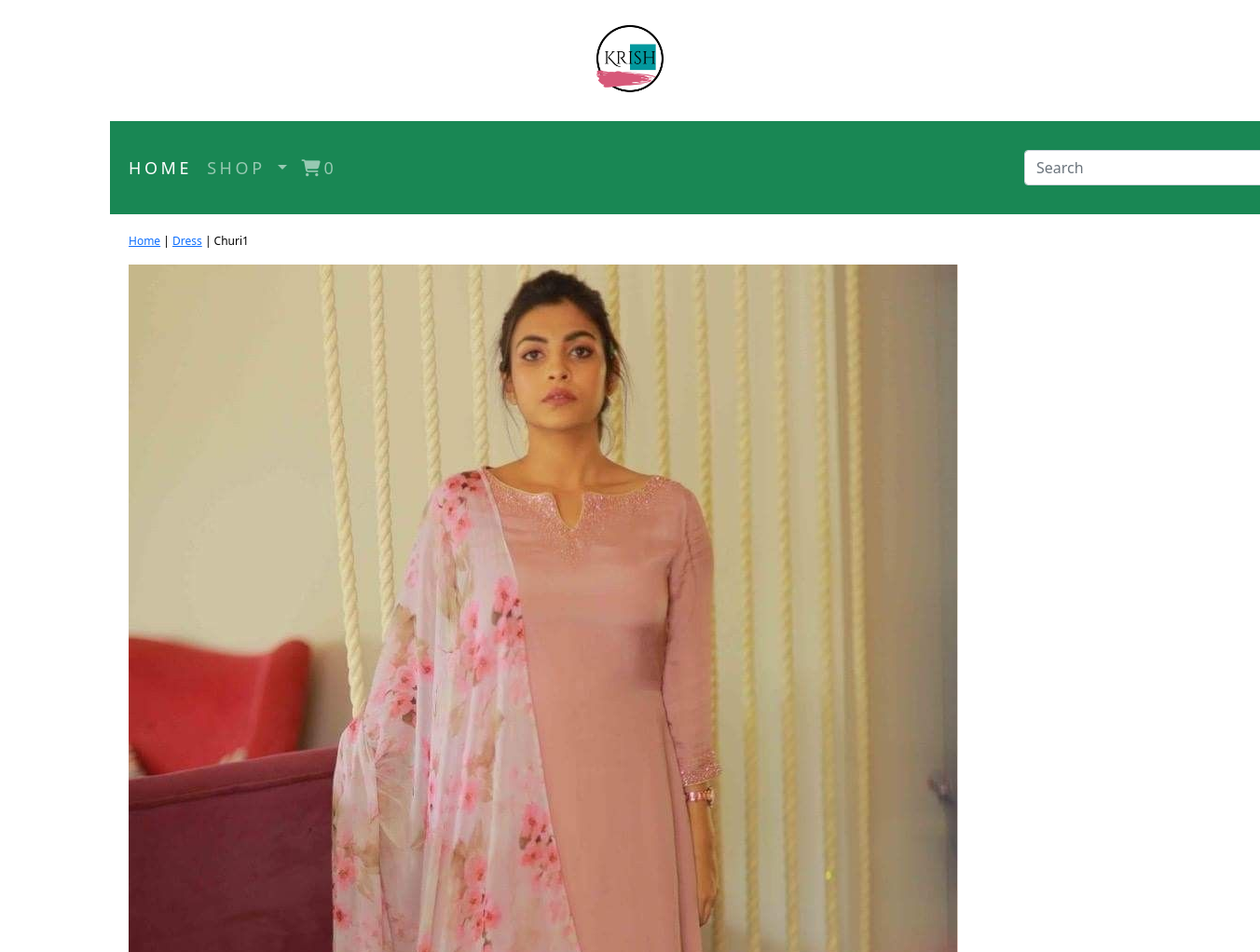
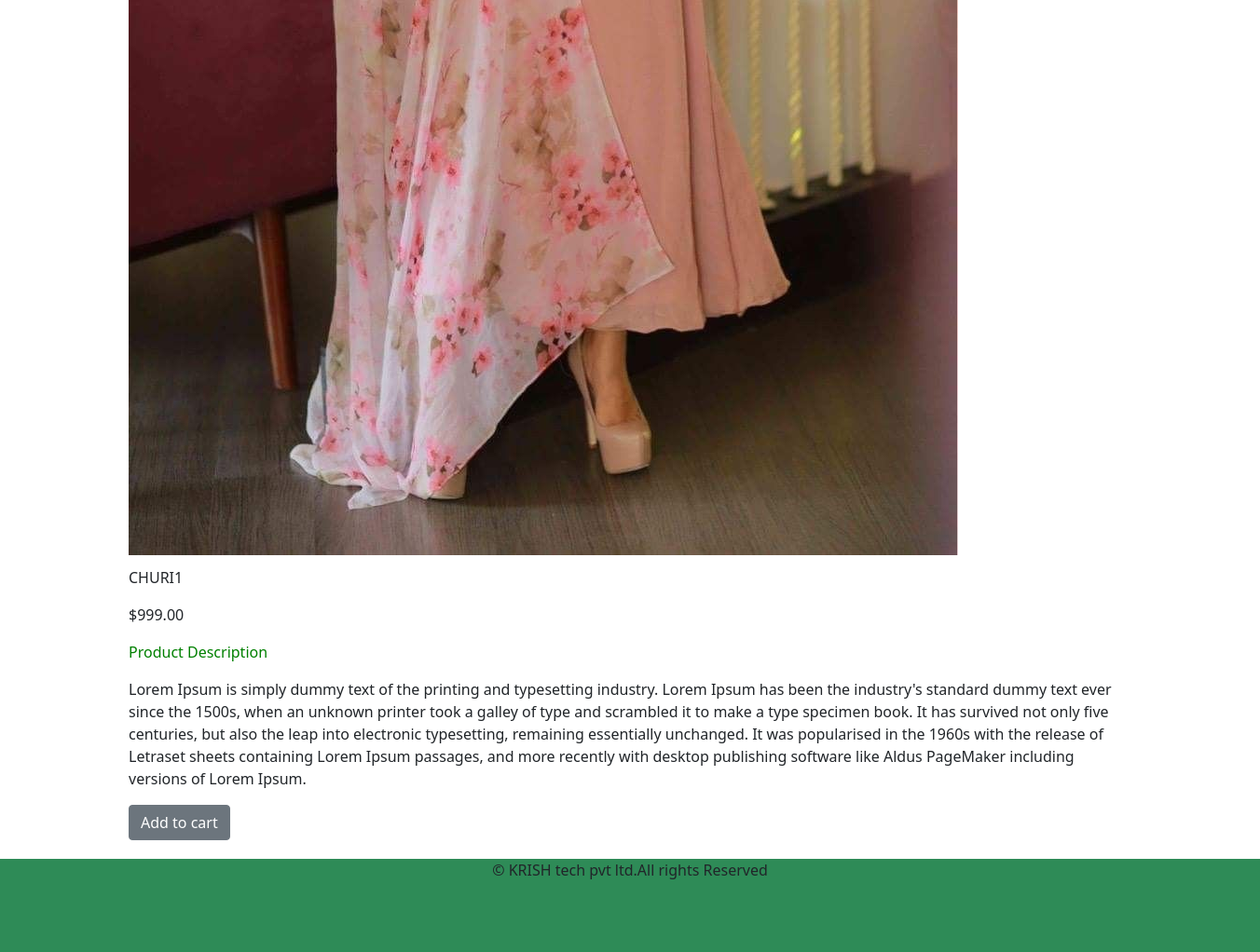
The app's page /shop/dress/churi1/ with its own data (2 pictures, top to bottom).
### shop/models.py (models this page shows, shortened)
class Product(models.Model):
    name=models.CharField(max_length=250,unique=True)
    slug=models.SlugField(max_length=250,unique=True)
    description=models.TextField(blank=True)
    price=models.DecimalField(max_digits=10,decimal_places=2)
    category=models.ForeignKey(Category,on_delete=models.CASCADE)
    image = models.ImageField(upload_to='product', blank=True)
    stock = models.IntegerField()
    available=models.BooleanField(default=True)
    created=models.DateTimeField(auto_now_add=True)
    updated=models.DateTimeField(auto_now=True)
    class Meta:
        ordering=('name',)
        verbose_name='product'
        verbose_name_plural='products'

class Category(models.Model):
    name=models.CharField(max_length=250, unique=True)
    slug=models.SlugField(max_length=250, unique=True)
    description=models.TextField(blank=True)
    image=models.ImageField(upload_to='category', blank=True)
    class Meta:
        ordering=('name',)
        verbose_name='category'
        verbose_name_plural='categories'
    def get_url(self):
        return reverse('shop:products_by_category', args=[self.slug])
    def __str__(self):
        return '{}'.format(self.name)

### shop/views.py (the view)
# urls.py: path('<slug:c_slug>/<slug:product_slug>/', views.prodDetail, name='prodCatdetail')
def prodDetail(request, c_slug, product_slug):
    try:
        product = Product.objects.get(category__slug=c_slug, slug=product_slug)
    except Exception as e:
        raise e
    return render(request, "product.html",{'product': product})

### cart/context_processors.py (called while the page is built)
def counter(request):
    item_count=0
    if 'admin' in request.path:
        return {}
    else:
        try:
            cart = Cart.objects.filter(cart_id=_cart_id(request))
            cart_items = CartItem.objects.all().filter(cart=cart[:1])
            for cart_item in cart_items:
                item_count += cart_item.quantity
        except Cart.DoesNotExist:
            item_count = 0
    return dict(item_count=item_count)

### cart/views.py (called while the page is built)
def _cart_id(request):
    cart = request.session.session_key
    if not cart:
        cart = request.session.create()
    return cart

### shop/context_processors.py (called while the page is built)
def menu_links(request):
    links = Category.objects.all()
    return dict(links=links)

### template/product.html (shortened to what this page needs)
{% extends 'base.html' %}
{% load static %}
{% block content %}
<div class="row my_prod_row_class">
    <div class="mx_auto">
        <p><a href="{% url 'shop:allProdCat' %}">Home</a> | <a href="{{product.category.get_url}}">{{product.category}}</a> | {{product.name}} </p>
    </div>
<br>
<div class="container">
    <div class="row">
    <div class="col-md-12 col-sm-12 col-md-12 col-lg-6 text-center">
        <div style="min-width:18rem">
            <img src="{{product.image.url}}"  alt="{{product.name}}">
        </div>
    </div>
    <div class="col-md-12 col-sm-12 col-md-12 col-lg-12">
        <div>
        <h1 class="my_prod_title">{{product.name}}</h1>
        <p>${{product.price}}</p>
        <p class="my_title">Product Description</p>
        <p class="text-justify my_prod_text">{{product.description}}</p>
        {% if product.stock <= 0 %}
        <p class="text-justify my_prod_text"><b>out of stock</b></p>
        {% else %}
            <a class="btn btn-secondary" href="{% url 'cart:add_cart' product.id  %}">Add to cart</a>
        {% endif %}
        </div>
    </div>
</div>
    </div>
</div>
{% endblock %}

### static/css/custom.css (style rules this page uses)
body { font-family: 'Robot', sans-serif; }
.my_title { font-size-16px text-transform:uppercase; letter_spacing:.2rem; color:Green; }
.my_prod_row_class { padding:15px; padding:20px; }
.my_prod_row_class .mx_auto { color:#000; font-size:12px; text-decoration:none; }
.my_prod_title { font-size:16px; text-transform:uppercase; letter_spacing:.2rem; padding-top:15px; padding-bottom:10px; }

### records on screen
Product: category "Dress", name "Churi1", image (picture), name "CHURI1", price "999.00", description "Lorem Ipsum is simply dummy text of the printing and typesetting industry. Lorem Ipsum has been the industry's standard dummy text ever since the 1500s, when an unknown printer took a galley of type and scrambled it to make a type specimen book. It has survived not only five centuries, but also the leap into electronic typesetting, remaining essentially unchanged. It was popularised in the 1960s with the release of Letraset sheets containing Lorem Ipsum passages, and more recently with desktop publishing software like Aldus PageMaker including versions of Lorem Ipsum."

### other values on screen
{{ item_count }} "0"
